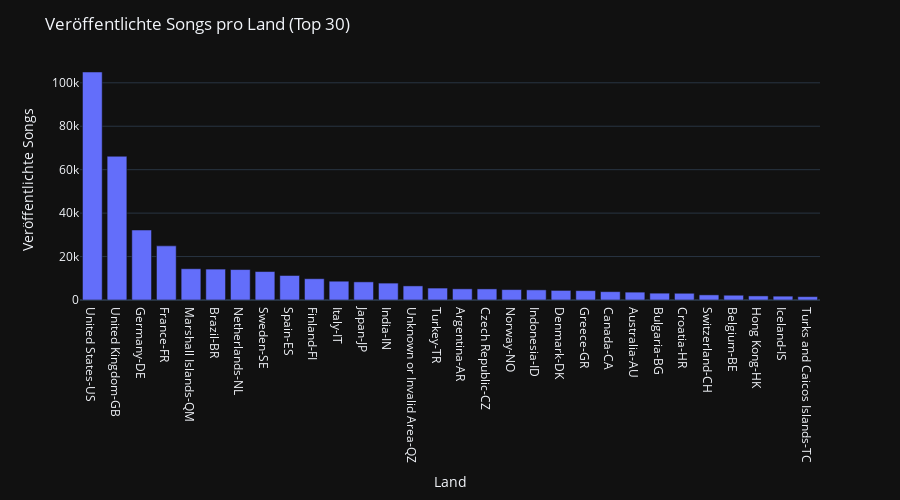

The notebook cell saved with this chart:
### Code cell
fig = px.bar(grouped_countries[:30], x="country_comb", y="num_countries", template="plotly_dark")
fig.update_layout(
    height=500,
    title="Veröffentlichte Songs pro Land (Top 30)",
    xaxis_title="Land",
    yaxis_title="Veröffentlichte Songs"
)
fig.show()

### Figure 1 — Plotly figure (JSON) as saved in the notebook; plotly's stock layout.template omitted (floating-point values rounded to 4 significant figures)
{"data": [{"alignmentgroup": "True", "hovertemplate": "country_comb=%{x}<br>num_countries=%{y}<extra></extra>", "legendgroup": "", "marker": {"color": "#636efa", "pattern": {"shape": ""}}, "name": "", "offsetgroup": "", "orientation": "v", "showlegend": false, "textposition": "auto", "type": "bar", "x": ["United States-US", "United Kingdom-GB", "Germany-DE", "France-FR", "Marshall Islands-QM", "Brazil-BR", "Netherlands-NL", "Sweden-SE", "Spain-ES", "Finland-FI", "Italy-IT", "Japan-JP", "India-IN", "Unknown or Invalid Area-QZ", "Turkey-TR", "Argentina-AR", "Czech Republic-CZ", "Norway-NO", "Indonesia-ID", "Denmark-DK", "Greece-GR", "Canada-CA", "Australia-AU", "Bulgaria-BG", "Croatia-HR", "Switzerland-CH", "Belgium-BE", "Hong Kong-HK", "Iceland-IS", "Turks and Caicos Islands-TC"], "xaxis": "x", "y": [104973, 66175, 32217, 24923, 14398, 14227, 14013, 13102, 11284, 9801, 8654, 8348, 7780, 6490, 5493, 5144, 5109, 4796, 4667, 4415, 4310, 3844, 3619, 3150, 3099, 2357, 2196, 1881, 1767, 1546], "yaxis": "y"}], "layout": {"barmode": "relative", "height": 500, "legend": {"tracegroupgap": 0}, "margin": {"t": 60}, "title": {"text": "Veröffentlichte Songs pro Land (Top 30)"}, "xaxis": {"anchor": "y", "domain": [0, 1], "title": {"text": "Land"}}, "yaxis": {"anchor": "x", "domain": [0, 1], "title": {"text": "Veröffentlichte Songs"}}}}
